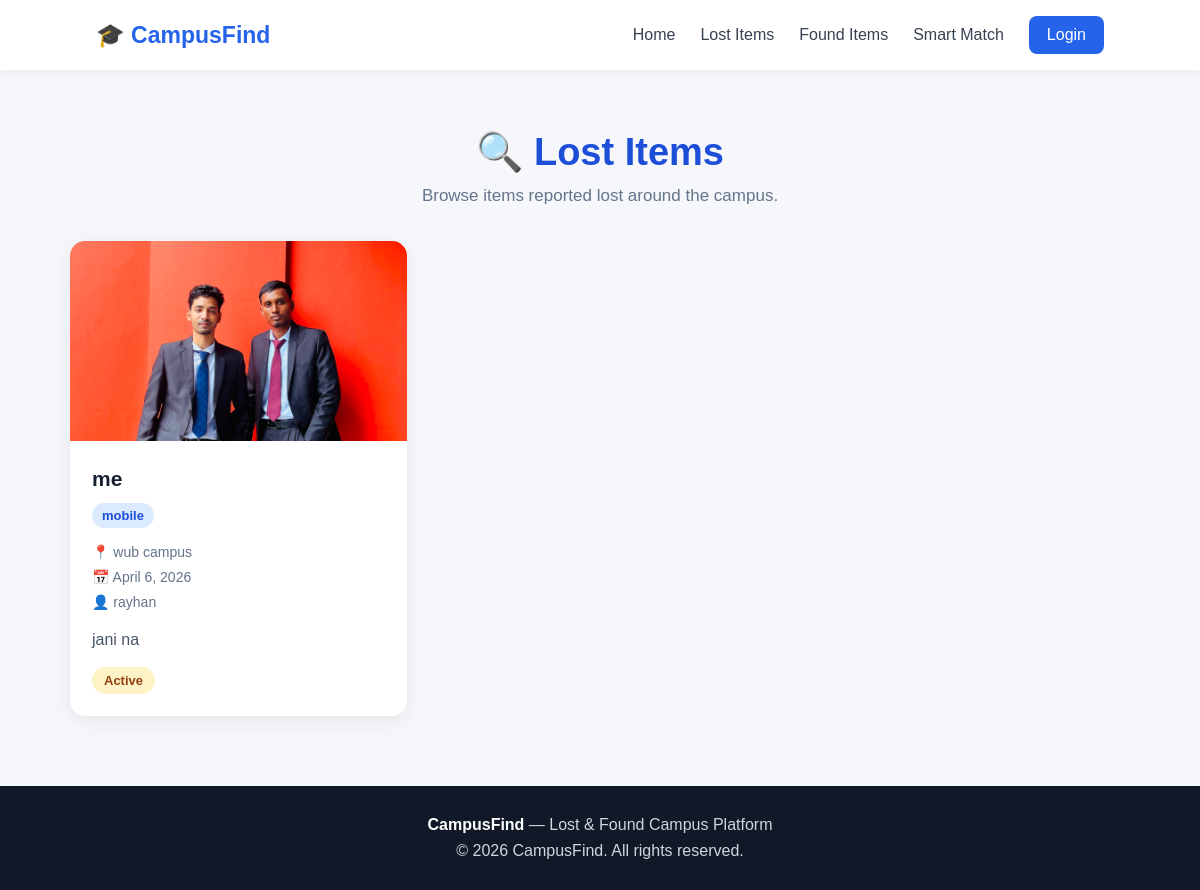
Screenshot of /lost/ with the database file from the repository.
### campusfinder/models.py (models this page shows, shortened)
class Item(models.Model):
    ITEM_TYPE_CHOICES = [
        ('lost', 'Lost'),
        ('found', 'Found'),
    ]
    STATUS_CHOICES = [
        ('active', 'Active'),
        ('claimed', 'Claimed'),
        ('returned', 'Returned'),
    ]
    title = models.CharField(max_length=200)
    item_type = models.CharField(
        max_length=10,
        choices=ITEM_TYPE_CHOICES
    )
    category = models.CharField(max_length=100)
    description = models.TextField()
    location = models.CharField(max_length=200)
    date = models.DateField()
    image = models.ImageField(
        upload_to='items/',
        blank=True,
        null=True
    )
    contact = models.CharField(max_length=100)
    status = models.CharField(
        max_length=10,
        choices=STATUS_CHOICES,
        default='active'
    )
    posted_by = models.ForeignKey(
        User,
        on_delete=models.CASCADE
    )
    created_at = models.DateTimeField(auto_now_add=True)

### campusfinder/views.py (the view)
# urls.py: path('lost/', views.lost_items, name='lost_items'),
def lost_items(request):
    items = Item.objects.filter(
        item_type='lost'
    ).order_by('-created_at')
    return render(
        request,
        'campusfinder/lost_items.html',
        {'items': items}
    )

### campusfinder/templates/campusfinder/lost_items.html (shortened to what this page needs)
<!DOCTYPE html>
<html lang="en">
<head>
</head>
<body>
    <nav class="navbar">
        <div class="logo">
            🎓 CampusFind
        </div>
        <div class="nav-links">
            <a href="{% url 'home' %}">
                Home
            </a>
            <a href="{% url 'lost_items' %}">
                Lost Items
            </a>
            <a href="{% url 'found_items' %}">
                Found Items
            </a>
            <a href="#">
                Smart Match
            </a>
            {% if user.is_authenticated %}
                <span>
                    👤 {{ user.username }}
                </span>
                <a href="{% url 'logout' %}" class="login-btn">
                    Logout
                </a>
            {% else %}
                <a href="{% url 'login' %}" class="login-btn">
                    Login
                </a>
            {% endif %}
        </div>
    </nav>
    <section class="page-header">
        <h1>🔍 Lost Items</h1>
        <p>
            Browse items reported lost around the campus.
        </p>
    </section>
    <div class="items-container">
        {% if items %}
            <div class="items-grid">
                {% for item in items %}
                    <div class="item-card">
                        {% if item.image %}
                            <img
                                src="{{ item.image.url }}"
                                alt="{{ item.title }}"
                                class="item-image"
                            >
                        {% else %}
                            <div class="no-image">
                                📦
                            </div>
                        {% endif %}
                        <div class="item-content">
                            <h2>
                                {{ item.title }}
                            </h2>
                            <span class="category">
                                {{ item.category }}
                            </span>
                            <div class="item-info">
                                📍 {{ item.location }}<br>
                                📅 {{ item.date }}<br>
                                👤 {{ item.posted_by.username }}
                            </div>
                            <p class="description">
                                {{ item.description|truncatewords:20 }}
                            </p>
                            <span class="status">
                                {{ item.status|title }}
                            </span>
                        </div>
                    </div>
                {% endfor %}
            </div>
        {% endif %}
    </div>
    <footer>
        <p>
            <strong>CampusFind</strong>
            — Lost & Found Campus Platform
        </p>
        <p style="margin-top: 8px;">
            © 2026 CampusFind. All rights reserved.
        </p>
    </footer>
</body>
</html>

### campusfinder/templates/campusfinder/lost_items.html (style rules this page uses)
* { margin: 0; padding: 0; box-sizing: border-box; }
body { font-family: Arial, sans-serif; background: #f5f7fb; color: #172033; }
.navbar { background: white; height: 70px; padding: 0 8%; display: flex; align-items: center; justify-content: space-between; box-shadow: 0 2px 12px rgba(0,0,0,0.06); }
.logo { font-size: 23px; font-weight: bold; color: #2563eb; }
.nav-links { display: flex; gap: 25px; align-items: center; }
.nav-links a { text-decoration: none; color: #374151; font-weight: 500; }
.login-btn { background: #2563eb; color: white !important; padding: 10px 18px; border-radius: 8px; }
.page-header { text-align: center; padding: 60px 20px 35px; }
.page-header h1 { font-size: 38px; color: #1d4ed8; }
.page-header p { color: #64748b; margin-top: 12px; font-size: 17px; }
.items-container { max-width: 1100px; margin: 0 auto 70px; padding: 0 20px; }
.items-grid { display: grid; grid-template-columns: repeat(3, 1fr); gap: 25px; }
.item-card { background: white; border-radius: 15px; overflow: hidden; box-shadow: 0 5px 20px rgba(0,0,0,0.07); transition: 0.2s; }
.item-image { width: 100%; height: 200px; object-fit: cover; background: #e5e7eb; }
.item-content { padding: 22px; }
.item-content h2 { font-size: 21px; margin-bottom: 12px; }
.category { display: inline-block; background: #dbeafe; color: #1d4ed8; padding: 5px 10px; border-radius: 20px; font-size: 13px; font-weight: bold; margin-bottom: 12px; }
.item-info { color: #64748b; font-size: 14px; line-height: 1.8; }
.description { margin-top: 12px; color: #475569; line-height: 1.5; }
.status { margin-top: 15px; display: inline-block; background: #fef3c7; color: #92400e; padding: 6px 12px; border-radius: 20px; font-size: 13px; font-weight: bold; }
footer { background: #111827; color: #d1d5db; text-align: center; padding: 30px; }
footer strong { color: white; }

### rows the page displays
Item: image (picture), title "me", category "mobile", location "wub campus", date "April 6, 2026", posted_by.username "rayhan", description "jani na", status "Active"
